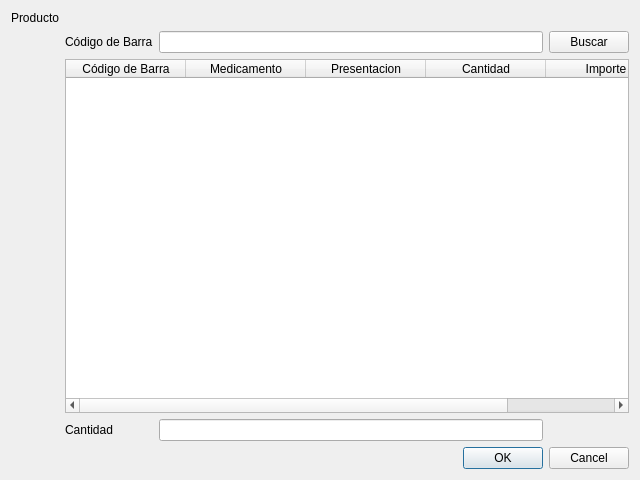
<?xml version="1.0" encoding="UTF-8"?>
<ui version="4.0">
 <class>vtnAjusteNegativoStock</class>
 <widget class="QWidget" name="vtnAjusteNegativoStock">
  <property name="geometry">
   <rect>
    <x>0</x>
    <y>0</y>
    <width>640</width>
    <height>480</height>
   </rect>
  </property>
  <property name="windowTitle">
   <string>Ajuste Negativo Stock</string>
  </property>
  <layout class="QVBoxLayout" name="verticalLayout">
   <item>
    <layout class="QGridLayout" name="gridLayout">
     <item row="1" column="2">
      <widget class="QLineEdit" name="lineEdit"/>
     </item>
     <item row="1" column="1">
      <widget class="QLabel" name="label">
       <property name="text">
        <string>Código de Barra</string>
       </property>
      </widget>
     </item>
     <item row="3" column="2">
      <widget class="QLineEdit" name="lineEdit_2"/>
     </item>
     <item row="3" column="1">
      <widget class="QLabel" name="label_2">
       <property name="text">
        <string>Cantidad</string>
       </property>
      </widget>
     </item>
     <item row="1" column="3">
      <widget class="QPushButton" name="pushButton">
       <property name="text">
        <string>Buscar</string>
       </property>
      </widget>
     </item>
     <item row="4" column="2" colspan="2">
      <widget class="QDialogButtonBox" name="buttonBox">
       <property name="standardButtons">
        <set>QDialogButtonBox::Cancel|QDialogButtonBox::Ok</set>
       </property>
      </widget>
     </item>
     <item row="0" column="0">
      <widget class="QLabel" name="label_3">
       <property name="text">
        <string>Producto</string>
       </property>
      </widget>
     </item>
     <item row="2" column="1" colspan="3">
      <widget class="QTableWidget" name="tableWidget">
       <attribute name="horizontalHeaderDefaultSectionSize">
        <number>120</number>
       </attribute>
       <attribute name="horizontalHeaderStretchLastSection">
        <bool>true</bool>
       </attribute>
       <column>
        <property name="text">
         <string>Código de Barra</string>
        </property>
       </column>
       <column>
        <property name="text">
         <string>Medicamento</string>
        </property>
       </column>
       <column>
        <property name="text">
         <string>Presentacion</string>
        </property>
       </column>
       <column>
        <property name="text">
         <string>Cantidad</string>
        </property>
       </column>
       <column>
        <property name="text">
         <string>Importe</string>
        </property>
       </column>
      </widget>
     </item>
    </layout>
   </item>
  </layout>
 </widget>
 <tabstops>
  <tabstop>lineEdit</tabstop>
  <tabstop>pushButton</tabstop>
  <tabstop>tableWidget</tabstop>
  <tabstop>lineEdit_2</tabstop>
  <tabstop>buttonBox</tabstop>
 </tabstops>
 <resources/>
 <connections/>
</ui>
